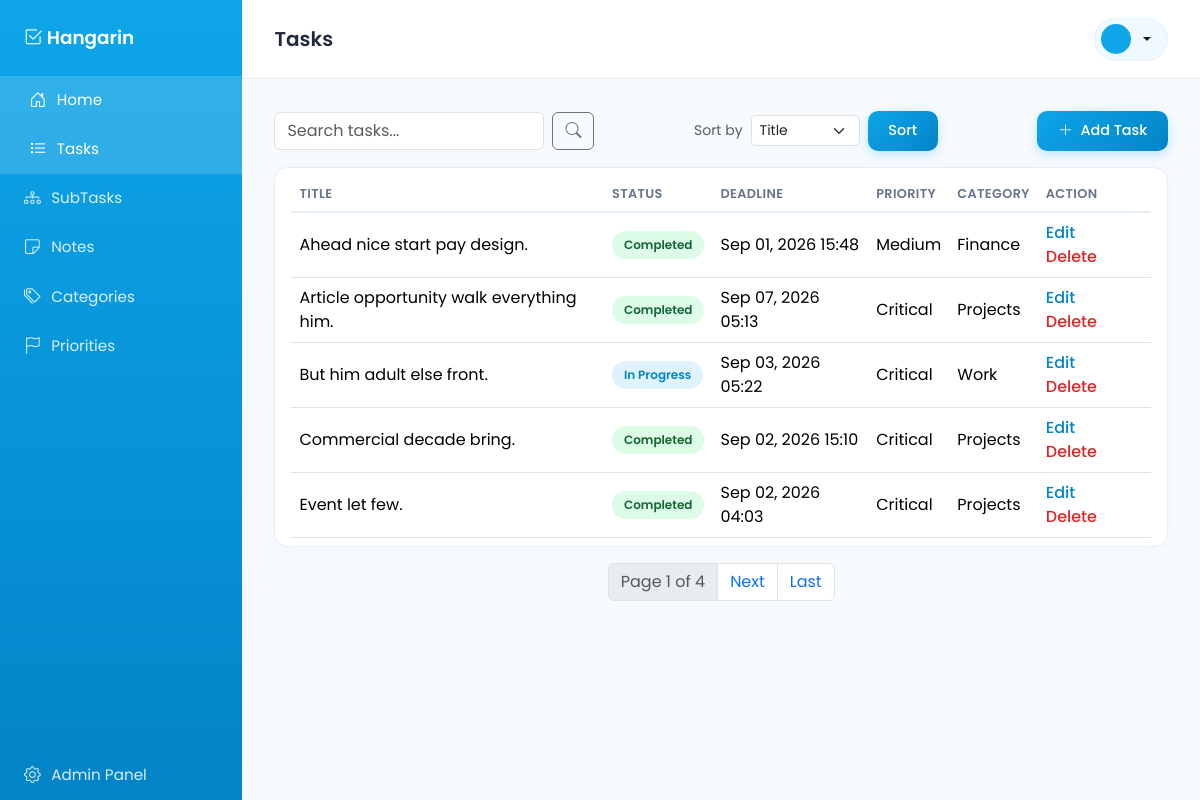
The page /tasks/ on the database as committed earlier.
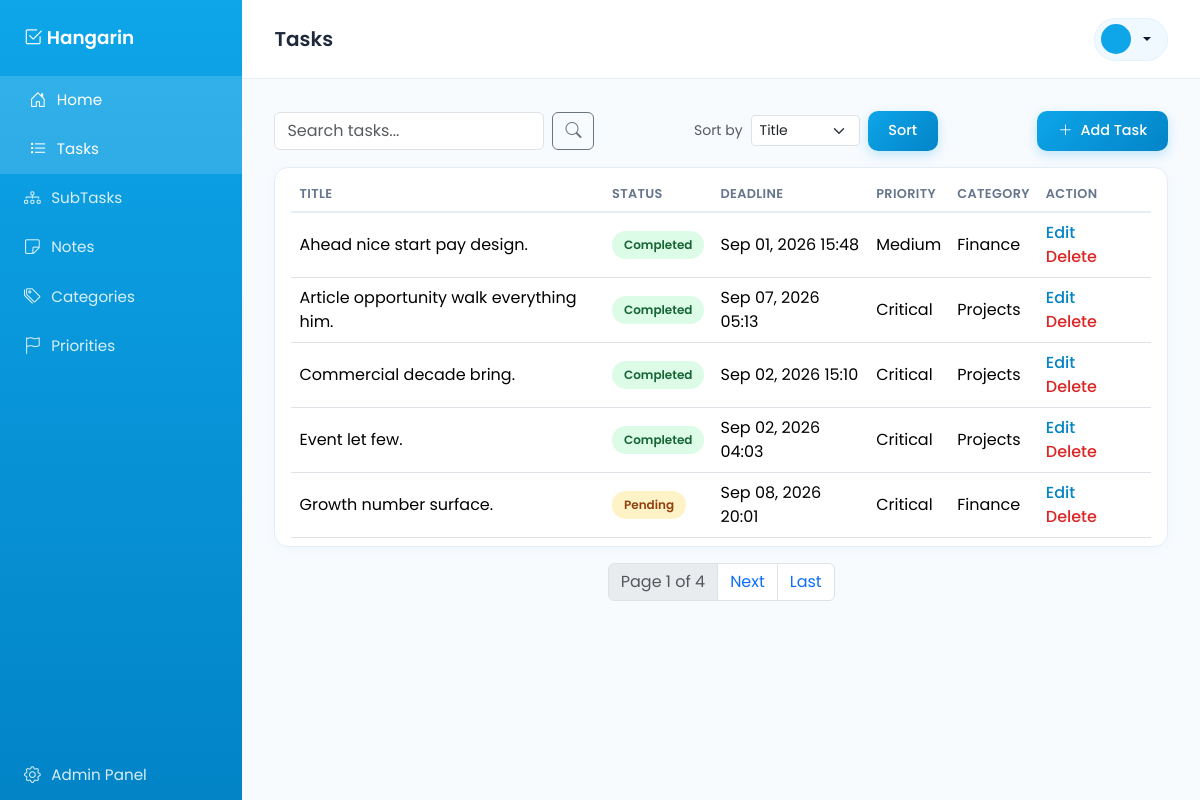
The same page on the database as committed later.
### Tasks/models.py (models this page shows, shortened)
class BaseModel(models.Model):
    created_at = models.DateTimeField(auto_now_add=True)
    updated_at = models.DateTimeField(auto_now=True)
    class Meta:
        abstract = True

class Task(BaseModel):
    STATUS_CHOICES = [
        ("Pending", "Pending"),
        ("In Progress", "In Progress"),
        ("Completed", "Completed"),
    ]
    title = models.CharField(max_length=255)
    description = models.TextField()
    deadline = models.DateTimeField()
    status = models.CharField(max_length=50, choices=STATUS_CHOICES, default="Pending")
    category = models.ForeignKey(Category, on_delete=models.CASCADE)
    priority = models.ForeignKey(Priority, on_delete=models.CASCADE)

class Priority(BaseModel):
    name = models.CharField(max_length=50)
    class Meta:
        verbose_name = "Priority"
        verbose_name_plural = "Priorities"

class Category(BaseModel):
    name = models.CharField(max_length=100)
    class Meta:
        verbose_name = "Category"
        verbose_name_plural = "Categories"

### Tasks/views.py (the view)
# urls.py: path('tasks/', TaskListView.as_view(), name='task-list'),
class TaskListView(ListView):
    model = Task
    template_name = "Tasks/task_list.html"
    context_object_name = "tasks"
    paginate_by = 5
    def get_queryset(self):
        qs = super().get_queryset()
        query = self.request.GET.get('q')
        if query:
            qs = qs.filter(
                Q(title__icontains=query) |
                Q(description__icontains=query)
            )
        return qs
    def get_ordering(self):
        allowed = ["title", "deadline", "status"]
        sort_by = self.request.GET.get("sort_by")
        if sort_by in allowed:
            return sort_by
        return "title"

### Tasks/templates/Tasks/task_list.html (shortened to what this page needs)
{% extends "base.html" %}
{% block page_title %}Tasks{% endblock %}
{% block content %}
<div class="d-flex justify-content-between align-items-center mb-3">
    <form method="get" class="d-flex" style="max-width: 320px;">
        <input type="text" name="q" class="form-control me-2" placeholder="Search tasks..." value="{{ request.GET.q }}">
        <button type="submit" class="btn btn-outline-secondary"><i class="bi bi-search"></i></button>
    </form>
    <form method="get" class="d-flex align-items-center">
        <label class="me-2 mb-0 text-muted small">Sort by</label>
        <select name="sort_by" class="form-select form-select-sm me-2" style="width: auto;">
            <option value="title" {% if request.GET.sort_by == "title" %}selected{% endif %}>Title</option>
        </select>
        <button type="submit" class="btn btn-sm btn-primary-sky">Sort</button>
    </form>
    <a href="{% url 'task-add' %}" class="btn btn-primary-sky">
        <i class="bi bi-plus-lg me-1"></i> Add Task
    </a>
</div>
<div class="card-panel">
    <table class="table table-hover align-middle mb-0">
        <thead>
            <tr>
                <th>Title</th>
                <th>Status</th>
                <th>Deadline</th>
                <th>Priority</th>
                <th>Category</th>
                <th>Action</th>
            </tr>
        </thead>
        <tbody>
            {% for task in tasks %}
            <tr>
                <td>{{ task.title }}</td>
                <td>
                    {% if task.status == "Pending" %}
                        <span class="badge-pill badge-pending">Pending</span>
                    {% elif task.status == "In Progress" %}
                        <span class="badge-pill badge-progress">In Progress</span>
                    {% else %}
                        <span class="badge-pill badge-completed">Completed</span>
                    {% endif %}
                </td>
                <td>{{ task.deadline|date:"M d, Y H:i" }}</td>
                <td>{{ task.priority.name }}</td>
                <td>{{ task.category.name }}</td>
                <td>
                    <a href="{% url 'task-update' task.pk %}" class="action-link">Edit</a>
                    <a href="{% url 'task-delete' task.pk %}" class="action-link text-danger">Delete</a>
                </td>
            </tr>
            {% empty %}
            <tr><td colspan="6" class="text-center text-muted py-4">No tasks found.</td></tr>
            {% endfor %}
        </tbody>
    </table>
</div>
{% include 'includes/pagination.html' %}
{% endblock %}

Rows that differ between the two databases and show on the page:
removed Task: title "But him adult else front.", status "In Progress", deadline "Sep 03, 2026 05:22", priority.name "Critical", category.name "Work"
now on this page (row unchanged): Task: title "Growth number surface.", status "Pending", deadline "Sep 08, 2026 20:01", priority.name "Critical", category.name "Finance"
